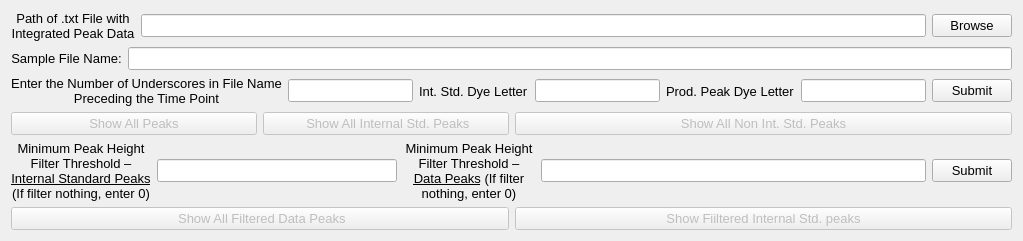
      <widget class="QWidget" name="tab_1">
       <property name="font">
        <font>
         <pointsize>12</pointsize>
         <underline>false</underline>
         <strikeout>false</strikeout>
         <kerning>true</kerning>
        </font>
       </property>
       <property name="autoFillBackground">
        <bool>true</bool>
       </property>
       <attribute name="title">
        <string>Peak Sizing and Quantification Step 1</string>
       </attribute>
       <layout class="QGridLayout" name="gridLayout_3">
        <item row="0" column="0">
         <layout class="QHBoxLayout" name="horz_layout_path">
          <item>
           <widget class="QLabel" name="name_txt_label">
            <property name="font">
             <font>
              <pointsize>10</pointsize>
              <underline>false</underline>
              <strikeout>false</strikeout>
              <kerning>true</kerning>
             </font>
            </property>
            <property name="text">
             <string>Path of .txt File with Integrated Peak Data</string>
            </property>
            <property name="alignment">
             <set>Qt::AlignCenter</set>
            </property>
            <property name="wordWrap">
             <bool>true</bool>
            </property>
           </widget>
          </item>
          <item>
           <widget class="QLineEdit" name="name_txt_line_edit_fill">
            <property name="font">
             <font>
              <pointsize>10</pointsize>
              <underline>false</underline>
              <strikeout>false</strikeout>
              <kerning>true</kerning>
             </font>
            </property>
            <property name="clearButtonEnabled">
             <bool>false</bool>
            </property>
           </widget>
          </item>
          <item>
           <widget class="QPushButton" name="browse_button">
            <property name="font">
             <font>
              <pointsize>10</pointsize>
              <underline>false</underline>
              <strikeout>false</strikeout>
              <kerning>true</kerning>
             </font>
            </property>
            <property name="text">
             <string>Browse</string>
            </property>
           </widget>
          </item>
         </layout>
        </item>
        <item row="1" column="0">
         <layout class="QHBoxLayout" name="horz_layout_sample_name">
          <item>
           <widget class="QLabel" name="sample_name_label">
            <property name="font">
             <font>
              <pointsize>10</pointsize>
              <underline>false</underline>
              <strikeout>false</strikeout>
              <kerning>true</kerning>
             </font>
            </property>
            <property name="text">
             <string>Sample File Name:</string>
            </property>
            <property name="alignment">
             <set>Qt::AlignCenter</set>
            </property>
           </widget>
          </item>
          <item>
           <widget class="QLineEdit" name="sample_name_fill">
            <property name="font">
             <font>
              <pointsize>10</pointsize>
              <underline>false</underline>
              <strikeout>false</strikeout>
              <kerning>true</kerning>
             </font>
            </property>
           </widget>
          </item>
         </layout>
        </item>
        <item row="2" column="0">
         <layout class="QHBoxLayout" name="horizontalLayout_14">
          <item>
           <layout class="QHBoxLayout" name="horizontalLayout_8">
            <item>
             <widget class="QLabel" name="time_label">
              <property name="font">
               <font>
                <pointsize>10</pointsize>
                <underline>false</underline>
                <strikeout>false</strikeout>
                <kerning>true</kerning>
               </font>
              </property>
              <property name="text">
               <string>Enter the Number of Underscores in File Name Preceding the Time Point</string>
              </property>
              <property name="alignment">
               <set>Qt::AlignCenter</set>
              </property>
              <property name="wordWrap">
               <bool>true</bool>
              </property>
             </widget>
            </item>
            <item>
             <widget class="QLineEdit" name="time_line_edit_fill">
              <property name="enabled">
               <bool>true</bool>
              </property>
              <property name="font">
               <font>
                <pointsize>10</pointsize>
                <underline>false</underline>
                <strikeout>false</strikeout>
                <kerning>true</kerning>
               </font>
              </property>
             </widget>
            </item>
           </layout>
          </item>
          <item>
           <layout class="QHBoxLayout" name="horizontalLayout_9">
            <item>
             <widget class="QLabel" name="label_2">
              <property name="font">
               <font>
                <pointsize>10</pointsize>
                <underline>false</underline>
                <strikeout>false</strikeout>
                <kerning>true</kerning>
               </font>
              </property>
              <property name="text">
               <string>Int. Std. Dye Letter</string>
              </property>
             </widget>
            </item>
            <item>
             <widget class="QLineEdit" name="lineEdit">
              <property name="font">
               <font>
                <pointsize>10</pointsize>
                <underline>false</underline>
                <strikeout>false</strikeout>
                <kerning>true</kerning>
               </font>
              </property>
             </widget>
            </item>
           </layout>
          </item>
          <item>
           <layout class="QHBoxLayout" name="horizontalLayout_13">
            <item>
             <widget class="QLabel" name="label_3">
              <property name="font">
               <font>
                <pointsize>10</pointsize>
                <underline>false</underline>
                <strikeout>false</strikeout>
                <kerning>true</kerning>
               </font>
              </property>
              <property name="text">
               <string>Prod. Peak Dye Letter</string>
              </property>
             </widget>
            </item>
            <item>
             <widget class="QLineEdit" name="lineEdit_2">
              <property name="font">
               <font>
                <pointsize>10</pointsize>
                <underline>false</underline>
                <strikeout>false</strikeout>
                <kerning>true</kerning>
               </font>
              </property>
             </widget>
            </item>
            <item>
             <widget class="QPushButton" name="submit_button">
              <property name="font">
               <font>
                <pointsize>10</pointsize>
                <underline>false</underline>
                <strikeout>false</strikeout>
                <kerning>true</kerning>
               </font>
              </property>
              <property name="text">
               <string>Submit</string>
              </property>
             </widget>
            </item>
           </layout>
          </item>
         </layout>
        </item>
        <item row="3" column="0">
         <layout class="QHBoxLayout" name="horizontalLayout_11">
          <item>
           <layout class="QHBoxLayout" name="horizontalLayout_12">
            <item>
             <widget class="QPushButton" name="pushButton_10">
              <property name="enabled">
               <bool>false</bool>
              </property>
              <property name="font">
               <font>
                <pointsize>10</pointsize>
                <underline>false</underline>
                <strikeout>false</strikeout>
                <kerning>true</kerning>
               </font>
              </property>
              <property name="text">
               <string>Show All Peaks</string>
              </property>
             </widget>
            </item>
            <item>
             <widget class="QPushButton" name="pushButton_12">
              <property name="enabled">
               <bool>false</bool>
              </property>
              <property name="font">
               <font>
                <pointsize>10</pointsize>
                <underline>false</underline>
                <strikeout>false</strikeout>
                <kerning>true</kerning>
               </font>
              </property>
              <property name="text">
               <string> Show All Internal Std. Peaks</string>
              </property>
             </widget>
            </item>
           </layout>
          </item>
          <item>
           <widget class="QPushButton" name="pushButton_13">
            <property name="enabled">
             <bool>false</bool>
            </property>
            <property name="font">
             <font>
              <pointsize>10</pointsize>
              <underline>false</underline>
              <strikeout>false</strikeout>
              <kerning>true</kerning>
             </font>
            </property>
            <property name="text">
             <string>Show All Non Int. Std. Peaks</string>
            </property>
           </widget>
          </item>
         </layout>
        </item>
        <item row="4" column="0">
         <layout class="QHBoxLayout" name="horizontalLayout_15">
          <item>
           <layout class="QHBoxLayout" name="horizontalLayout_16">
            <item>
             <widget class="QLabel" name="label_6">
              <property name="font">
               <font>
                <pointsize>10</pointsize>
                <underline>false</underline>
                <strikeout>false</strikeout>
                <kerning>true</kerning>
               </font>
              </property>
              <property name="text">
               <string>&lt;html&gt;&lt;head/&gt;&lt;body&gt;&lt;p&gt;Minimum Peak Height Filter Threshold – &lt;span style=&quot; text-decoration: underline; color:#000000;&quot;&gt;Internal Standard Peaks&lt;/span&gt; (If filter nothing, enter 0)&lt;/p&gt;&lt;/body&gt;&lt;/html&gt;</string>
              </property>
              <property name="alignment">
               <set>Qt::AlignCenter</set>
              </property>
              <property name="wordWrap">
               <bool>true</bool>
              </property>
             </widget>
            </item>
            <item>
             <widget class="QLineEdit" name="lineEdit_10">
              <property name="font">
               <font>
                <pointsize>10</pointsize>
                <underline>false</underline>
                <strikeout>false</strikeout>
                <kerning>true</kerning>
               </font>
              </property>
             </widget>
            </item>
           </layout>
          </item>
          <item>
           <widget class="QLabel" name="label_7">
            <property name="font">
             <font>
              <pointsize>10</pointsize>
              <underline>false</underline>
              <strikeout>false</strikeout>
              <kerning>true</kerning>
             </font>
            </property>
            <property name="text">
             <string>&lt;html&gt;&lt;head/&gt;&lt;body&gt;&lt;p&gt;Minimum Peak Height Filter Threshold – &lt;span style=&quot; text-decoration: underline;&quot;&gt;Data Peaks&lt;/span&gt; (If filter nothing, enter 0)&lt;/p&gt;&lt;/body&gt;&lt;/html&gt;</string>
            </property>
            <property name="alignment">
             <set>Qt::AlignCenter</set>
            </property>
            <property name="wordWrap">
             <bool>true</bool>
            </property>
           </widget>
          </item>
          <item>
           <widget class="QLineEdit" name="lineEdit_11">
            <property name="font">
             <font>
              <pointsize>10</pointsize>
              <underline>false</underline>
              <strikeout>false</strikeout>
              <kerning>true</kerning>
             </font>
            </property>
           </widget>
          </item>
          <item>
           <widget class="QPushButton" name="pushButton_14">
            <property name="sizePolicy">
             <sizepolicy hsizetype="Fixed" vsizetype="Fixed">
              <horstretch>0</horstretch>
              <verstretch>0</verstretch>
             </sizepolicy>
            </property>
            <property name="font">
             <font>
              <pointsize>10</pointsize>
              <underline>false</underline>
              <strikeout>false</strikeout>
              <kerning>true</kerning>
             </font>
            </property>
            <property name="text">
             <string>Submit</string>
            </property>
           </widget>
          </item>
         </layout>
        </item>
        <item row="5" column="0">
         <layout class="QHBoxLayout" name="horizontalLayout_17">
          <item>
           <widget class="QPushButton" name="pushButton_15">
            <property name="enabled">
             <bool>false</bool>
            </property>
            <property name="font">
             <font>
              <pointsize>10</pointsize>
              <underline>false</underline>
              <strikeout>false</strikeout>
              <kerning>true</kerning>
             </font>
            </property>
            <property name="text">
             <string> Show All Filtered Data Peaks</string>
            </property>
           </widget>
          </item>
          <item>
           <widget class="QPushButton" name="pushButton_16">
            <property name="enabled">
             <bool>false</bool>
            </property>
            <property name="font">
             <font>
              <pointsize>10</pointsize>
              <underline>false</underline>
              <strikeout>false</strikeout>
              <kerning>true</kerning>
             </font>
            </property>
            <property name="text">
             <string>Show Fiiltered Internal Std. peaks</string>
            </property>
           </widget>
          </item>
         </layout>
        </item>
       </layout>
      </widget>
